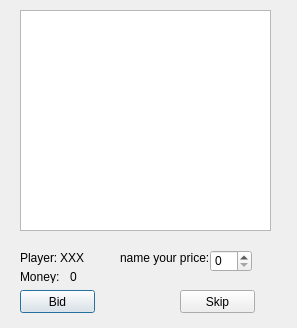
<?xml version="1.0" encoding="UTF-8"?>
<ui version="4.0">
 <class>G_BiddingDialog</class>
 <widget class="QDialog" name="G_BiddingDialog">
  <property name="geometry">
   <rect>
    <x>0</x>
    <y>0</y>
    <width>297</width>
    <height>328</height>
   </rect>
  </property>
  <property name="windowTitle">
   <string>Bidding</string>
  </property>
  <widget class="QLabel" name="label">
   <property name="geometry">
    <rect>
     <x>20</x>
     <y>250</y>
     <width>47</width>
     <height>16</height>
    </rect>
   </property>
   <property name="text">
    <string>Player: </string>
   </property>
  </widget>
  <widget class="QPushButton" name="pushButton">
   <property name="geometry">
    <rect>
     <x>20</x>
     <y>290</y>
     <width>75</width>
     <height>23</height>
    </rect>
   </property>
   <property name="text">
    <string>Bid</string>
   </property>
  </widget>
  <widget class="QPushButton" name="pushButton_2">
   <property name="geometry">
    <rect>
     <x>180</x>
     <y>290</y>
     <width>75</width>
     <height>23</height>
    </rect>
   </property>
   <property name="text">
    <string>Skip</string>
   </property>
  </widget>
  <widget class="QLabel" name="label_2">
   <property name="geometry">
    <rect>
     <x>60</x>
     <y>250</y>
     <width>47</width>
     <height>16</height>
    </rect>
   </property>
   <property name="text">
    <string>XXX</string>
   </property>
  </widget>
  <widget class="QLabel" name="label_3">
   <property name="geometry">
    <rect>
     <x>120</x>
     <y>250</y>
     <width>91</width>
     <height>16</height>
    </rect>
   </property>
   <property name="text">
    <string>name your price:</string>
   </property>
  </widget>
  <widget class="QSpinBox" name="spinBox">
   <property name="geometry">
    <rect>
     <x>210</x>
     <y>250</y>
     <width>42</width>
     <height>22</height>
    </rect>
   </property>
  </widget>
  <widget class="QTextBrowser" name="textBrowser">
   <property name="geometry">
    <rect>
     <x>20</x>
     <y>10</y>
     <width>251</width>
     <height>221</height>
    </rect>
   </property>
   <property name="html">
    <string>&lt;!DOCTYPE HTML PUBLIC &quot;-//W3C//DTD HTML 4.0//EN&quot; &quot;http://www.w3.org/TR/REC-html40/strict.dtd&quot;&gt;
&lt;html&gt;&lt;head&gt;&lt;meta name=&quot;qrichtext&quot; content=&quot;1&quot; /&gt;&lt;style type=&quot;text/css&quot;&gt;
p, li { white-space: pre-wrap; }
&lt;/style&gt;&lt;/head&gt;&lt;body style=&quot; font-family:'MS Shell Dlg 2'; font-size:8.25pt; font-weight:400; font-style:normal;&quot;&gt;
&lt;p style=&quot;-qt-paragraph-type:empty; margin-top:0px; margin-bottom:0px; margin-left:0px; margin-right:0px; -qt-block-indent:0; text-indent:0px;&quot;&gt;&lt;br /&gt;&lt;/p&gt;&lt;/body&gt;&lt;/html&gt;</string>
   </property>
  </widget>
  <widget class="QLabel" name="label_4">
   <property name="geometry">
    <rect>
     <x>20</x>
     <y>270</y>
     <width>47</width>
     <height>13</height>
    </rect>
   </property>
   <property name="text">
    <string>Money:</string>
   </property>
  </widget>
  <widget class="QLabel" name="label_5">
   <property name="geometry">
    <rect>
     <x>70</x>
     <y>270</y>
     <width>47</width>
     <height>13</height>
    </rect>
   </property>
   <property name="text">
    <string>0</string>
   </property>
  </widget>
 </widget>
 <resources/>
 <connections/>
</ui>
